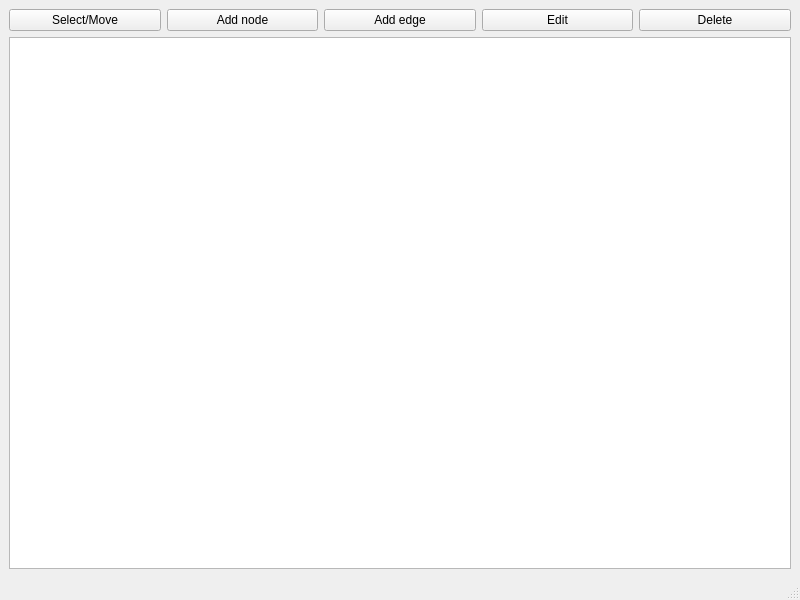
<?xml version="1.0" encoding="UTF-8"?>
<ui version="4.0">
 <class>MainWindow</class>
 <widget class="QMainWindow" name="MainWindow">
  <property name="geometry">
   <rect>
    <x>0</x>
    <y>0</y>
    <width>800</width>
    <height>600</height>
   </rect>
  </property>
  <property name="windowTitle">
   <string>MainWindow</string>
  </property>
  <widget class="QWidget" name="centralwidget">
   <layout class="QVBoxLayout" name="verticalLayout">
    <item>
     <layout class="QHBoxLayout" name="horizontalLayout">
      <item>
       <widget class="QPushButton" name="btnSelectMode">
        <property name="text">
         <string>Select/Move</string>
        </property>
        <property name="checkable">
         <bool>true</bool>
        </property>
       </widget>
      </item>
      <item>
       <widget class="QPushButton" name="btnAddNodeMode">
        <property name="text">
         <string>Add node</string>
        </property>
        <property name="checkable">
         <bool>true</bool>
        </property>
       </widget>
      </item>
      <item>
       <widget class="QPushButton" name="btnAddEdgeMode">
        <property name="text">
         <string>Add edge</string>
        </property>
        <property name="checkable">
         <bool>true</bool>
        </property>
       </widget>
      </item>
      <item>
       <widget class="QPushButton" name="btnEditMode">
        <property name="text">
         <string>Edit</string>
        </property>
        <property name="checkable">
         <bool>true</bool>
        </property>
       </widget>
      </item>
      <item>
       <widget class="QPushButton" name="btnDeleteMode">
        <property name="text">
         <string>Delete</string>
        </property>
        <property name="checkable">
         <bool>true</bool>
        </property>
       </widget>
      </item>
     </layout>
    </item>
    <item>
     <widget class="PanningView" name="panningView"/>
    </item>
   </layout>
  </widget>
  <widget class="QMenuBar" name="menubar">
   <property name="geometry">
    <rect>
     <x>0</x>
     <y>0</y>
     <width>800</width>
     <height>17</height>
    </rect>
   </property>
  </widget>
  <widget class="QStatusBar" name="statusbar"/>
 </widget>
 <customwidgets>
  <customwidget>
   <class>PanningView</class>
   <extends>QGraphicsView</extends>
   <header>panningview.hpp</header>
  </customwidget>
 </customwidgets>
 <resources/>
 <connections/>
</ui>
